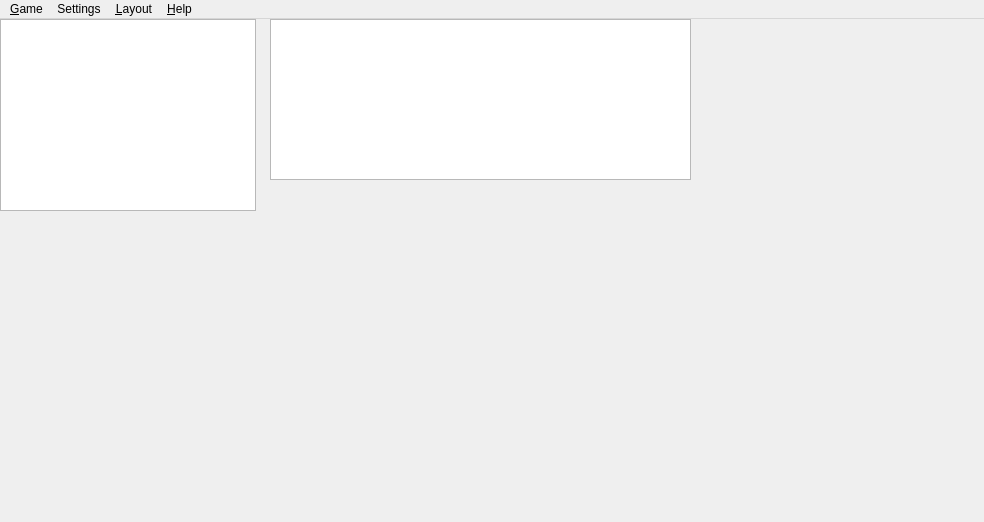
<?xml version="1.0" encoding="UTF-8"?>
<ui version="4.0">
 <class>MainWindow</class>
 <widget class="QMainWindow" name="MainWindow">
  <property name="geometry">
   <rect>
    <x>0</x>
    <y>0</y>
    <width>984</width>
    <height>522</height>
   </rect>
  </property>
  <property name="windowTitle">
   <string>MainWindow</string>
  </property>
  <widget class="QWidget" name="centralWidget">
   <widget class="QGraphicsView" name="view">
    <property name="geometry">
     <rect>
      <x>0</x>
      <y>0</y>
      <width>256</width>
      <height>192</height>
     </rect>
    </property>
   </widget>
   <widget class="QListWidget" name="notation">
    <property name="geometry">
     <rect>
      <x>270</x>
      <y>0</y>
      <width>421</width>
      <height>161</height>
     </rect>
    </property>
   </widget>
  </widget>
  <widget class="QMenuBar" name="menuBar">
   <property name="geometry">
    <rect>
     <x>0</x>
     <y>0</y>
     <width>984</width>
     <height>26</height>
    </rect>
   </property>
   <widget class="QMenu" name="menuGame">
    <property name="title">
     <string>&amp;Game</string>
    </property>
    <addaction name="actionNew"/>
    <addaction name="separator"/>
    <addaction name="actionLoad"/>
    <addaction name="actionSave"/>
    <addaction name="actionSaveAs"/>
    <addaction name="separator"/>
    <addaction name="actionExit"/>
   </widget>
   <widget class="QMenu" name="menuLayout">
    <property name="title">
     <string>&amp;Layout</string>
    </property>
    <addaction name="actionTinyLayout"/>
    <addaction name="actionSmallLayout"/>
    <addaction name="actionNormalLayout"/>
    <addaction name="actionLargeLayout"/>
    <addaction name="separator"/>
    <addaction name="actionFullScreen"/>
   </widget>
   <widget class="QMenu" name="menuHelp">
    <property name="locale">
     <locale language="English" country="Germany"/>
    </property>
    <property name="title">
     <string>&amp;Help</string>
    </property>
    <addaction name="actionAboutRules"/>
    <addaction name="separator"/>
    <addaction name="actionAboutOni"/>
    <addaction name="actionAboutQt"/>
   </widget>
   <widget class="QMenu" name="menuSettings">
    <property name="title">
     <string>Settings</string>
    </property>
    <widget class="QMenu" name="menuFlipBoard">
     <property name="title">
      <string>Flip board</string>
     </property>
     <addaction name="actionFlipOnce"/>
     <addaction name="actionFlipEveryMove"/>
    </widget>
    <addaction name="menuFlipBoard"/>
    <addaction name="actionHideNotation"/>
   </widget>
   <addaction name="menuGame"/>
   <addaction name="menuSettings"/>
   <addaction name="menuLayout"/>
   <addaction name="menuHelp"/>
  </widget>
  <action name="actionNew">
   <property name="text">
    <string>&amp;New</string>
   </property>
   <property name="shortcut">
    <string>Ctrl+N</string>
   </property>
  </action>
  <action name="actionSave">
   <property name="text">
    <string>&amp;Save</string>
   </property>
   <property name="shortcut">
    <string>Ctrl+S</string>
   </property>
  </action>
  <action name="actionLoad">
   <property name="text">
    <string>&amp;Load</string>
   </property>
   <property name="shortcut">
    <string>Ctrl+L</string>
   </property>
  </action>
  <action name="actionExit">
   <property name="text">
    <string>E&amp;xit</string>
   </property>
   <property name="shortcut">
    <string>Ctrl+X</string>
   </property>
  </action>
  <action name="actionSmallLayout">
   <property name="checkable">
    <bool>true</bool>
   </property>
   <property name="text">
    <string>&amp;Small</string>
   </property>
   <property name="shortcut">
    <string>Ctrl+Alt+S</string>
   </property>
  </action>
  <action name="actionNormalLayout">
   <property name="checkable">
    <bool>true</bool>
   </property>
   <property name="checked">
    <bool>true</bool>
   </property>
   <property name="text">
    <string>&amp;Normal</string>
   </property>
   <property name="shortcut">
    <string>Ctrl+Alt+N</string>
   </property>
  </action>
  <action name="actionLargeLayout">
   <property name="checkable">
    <bool>true</bool>
   </property>
   <property name="text">
    <string>&amp;Large</string>
   </property>
   <property name="toolTip">
    <string>Large</string>
   </property>
   <property name="shortcut">
    <string>Ctrl+Alt+L</string>
   </property>
  </action>
  <action name="actionFullScreen">
   <property name="checkable">
    <bool>true</bool>
   </property>
   <property name="text">
    <string>&amp;FullScreen</string>
   </property>
   <property name="shortcut">
    <string>Alt+Return</string>
   </property>
  </action>
  <action name="actionTinyLayout">
   <property name="checkable">
    <bool>true</bool>
   </property>
   <property name="text">
    <string>&amp;Tiny</string>
   </property>
   <property name="shortcut">
    <string>Ctrl+Alt+T</string>
   </property>
  </action>
  <action name="actionAboutOni">
   <property name="text">
    <string>&amp;About Oni</string>
   </property>
  </action>
  <action name="actionAboutQt">
   <property name="text">
    <string>About &amp;Qt</string>
   </property>
  </action>
  <action name="actionSaveAs">
   <property name="text">
    <string>Save &amp;As</string>
   </property>
   <property name="shortcut">
    <string>Ctrl+A</string>
   </property>
  </action>
  <action name="actionAboutRules">
   <property name="text">
    <string>&amp;Rules of the game</string>
   </property>
   <property name="shortcut">
    <string>F1</string>
   </property>
  </action>
  <action name="actionHideNotation">
   <property name="checkable">
    <bool>true</bool>
   </property>
   <property name="text">
    <string>Hide &amp;notation</string>
   </property>
  </action>
  <action name="actionFlipOnce">
   <property name="text">
    <string>&amp;Once</string>
   </property>
   <property name="shortcut">
    <string>Ctrl+F</string>
   </property>
  </action>
  <action name="actionFlipEveryMove">
   <property name="checkable">
    <bool>true</bool>
   </property>
   <property name="text">
    <string>&amp;Every move</string>
   </property>
   <property name="shortcut">
    <string>Ctrl+Alt+F</string>
   </property>
  </action>
 </widget>
 <layoutdefault spacing="6" margin="11"/>
 <resources/>
 <connections>
  <connection>
   <sender>actionExit</sender>
   <signal>triggered()</signal>
   <receiver>MainWindow</receiver>
   <slot>close()</slot>
   <hints>
    <hint type="sourcelabel">
     <x>-1</x>
     <y>-1</y>
    </hint>
    <hint type="destinationlabel">
     <x>491</x>
     <y>260</y>
    </hint>
   </hints>
  </connection>
 </connections>
</ui>
